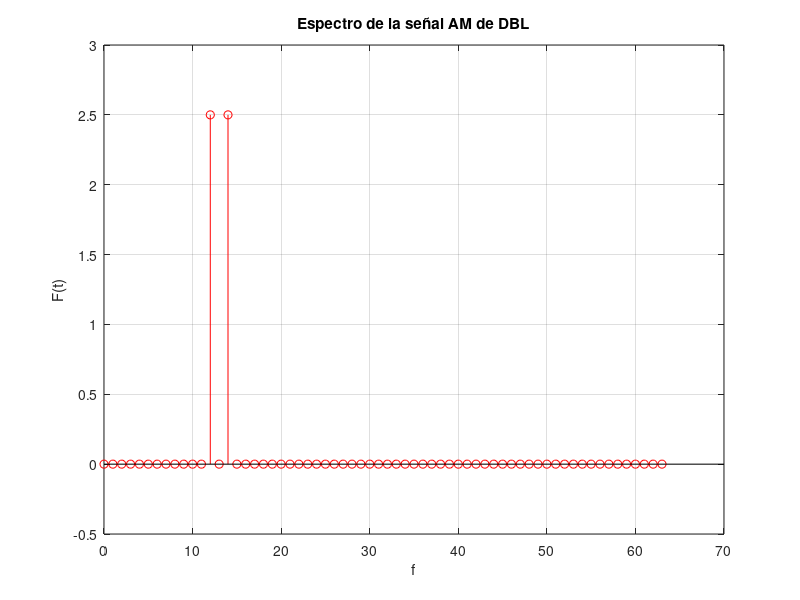

MATLAB code for this plot:
%{
** ######################################################################################################
**      Archivo: 03 - 07 - TransformarSenhalAMDBLPS.m
**      SO: Windows 11
**      Herramienta: Visual Studio Code
**                   MATLAB R2023a
**
**      Notas:
**          En esta parte de la practica se transformara la señal moduladora y se tendrá el espectro de
**          DBLPS
** ######################################################################################################
%}

clear all
clf                                     % Elimina las figuras
clc

% MAIN PROGRAM
Fs = 128;                               % Declaramos las cntes
T = 1 / Fs;
A = 5;
fport = 13;
Amen = 2;
fmen = 1;

t = 0 : T : 2;                          % Definimos el intervalo

Sport = A * cos(2 * pi* fport * t);     % Declaramos las funciónes
Smen = Amen * cos(2 * pi * fmen * t);
Smod = Sport .* Smen;
SMOD =  (1 / Fs) .* real(fft(Smod, Fs));
F =  0 : (Fs / 2) - 1;

stem(F, SMOD(F + 1), 'r')               % Graficamos
title('Espectro de la señal AM de DBL')
xlabel('f')
ylabel('F(t)')
grid on